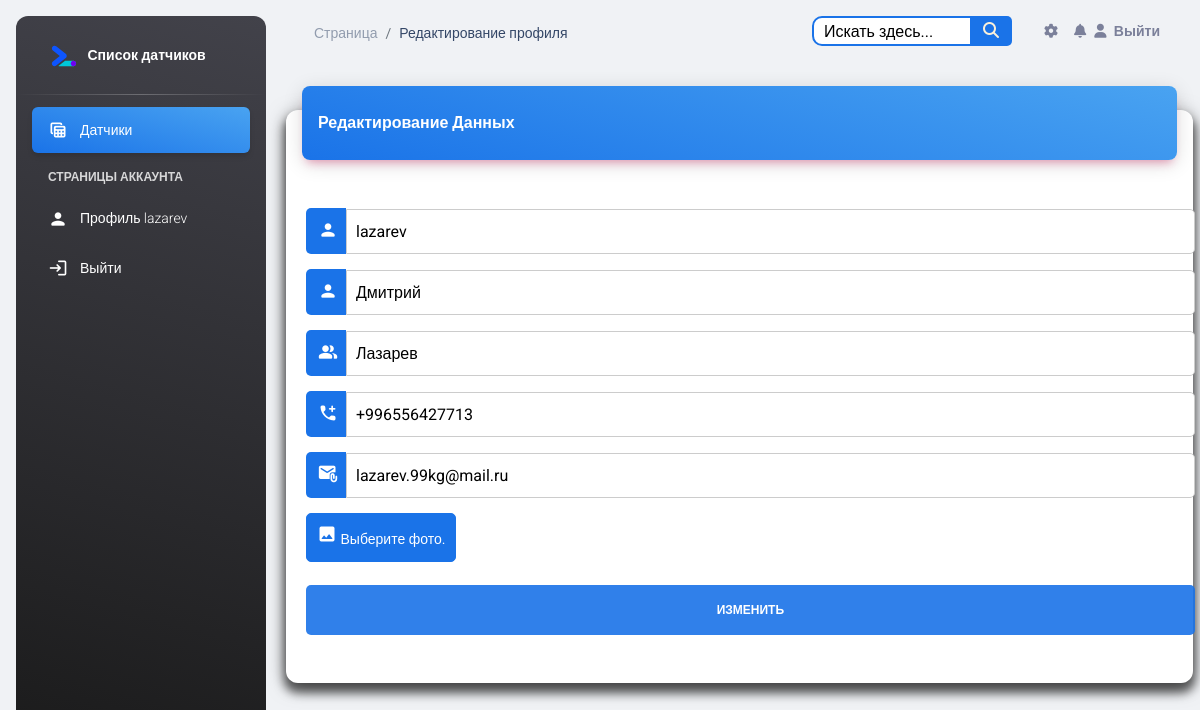
/account/lazarev/ (signed in), run on the app's committed database.
### account/models.py (models this page shows, shortened)
class Profile(models.Model):
    id = models.AutoField(primary_key=True)
    user = models.OneToOneField(User, verbose_name="Пользователь", on_delete=models.CASCADE)
    name = models.CharField(max_length=25, verbose_name="Имя", blank=True)
    surnames = models.CharField(max_length=25, verbose_name="Фамилия", blank=True)
    sensor = models.ManyToManyField(Sensor, verbose_name="Датчик", blank=True)
    work_phone = models.CharField(null=True, verbose_name="Рабочий телефон", blank=True, max_length=20)
    email = models.EmailField(max_length=40, verbose_name="Электронная почта", blank=True)
    photo = models.ImageField(upload_to='users/%Y/%m/%d', blank=True, verbose_name="Фото",
                              default='../static/img/default.png')
    slug = models.SlugField("URL", max_length=50, blank=True)
    last_activity = models.DateTimeField(verbose_name="Последняя активность", default=timezone.now)
    def save(self, *args, **kwargs):
        self.slug = "{}".format(self.user.username)
        super().save(*args, **kwargs)
    class Meta:
        verbose_name = 'Профиль'
        verbose_name_plural = 'Профиля'

### account/views.py (the view)
# urls.py: path('<slug:slug>/', edit, name='profile_edit'),
@login_required
def edit(request, slug):
    profile = request.user.profile
    if request.method == 'POST':
        profile_form = ProfileEditForm(instance=profile, data=request.POST, files=request.FILES)
        if profile_form.is_valid():
            profile_form.save()
            messages.success(request, 'Профиль обновлен!')
            return redirect('profiles:profile_detail', slug=profile.slug)
        else:
            messages.error(request, 'Пожалуйста, исправьте ошибки в форме.')
    else:
        profile_form = ProfileEditForm(instance=profile)
    return render(request, 'profile/profile_edit.html', {'profile_form': profile_form})

### account/forms.py (shortened to what this page needs)
class ProfileEditForm(forms.ModelForm):
    phone_number = forms.CharField(max_length=15, required=False)
    username = forms.CharField(max_length=150, required=True)
    class Meta:
        model = Profile
        fields = ('username', 'name', 'surnames', 'phone_number', 'email', 'photo')

### templates/profile/profile_edit.html (shortened to what this page needs)
{% include 'base.html' %}
{% load static %}
<head>
</head>
<body class="g-sidenav-show  bg-gray-200">
<aside class="sidenav navbar navbar-vertical navbar-expand-xs border-0 border-radius-xl my-3 fixed-start ms-3   bg-gradient-dark"
       id="sidenav-main">
    <div class="sidenav-header">
        <a class="navbar-brand m-0" href="{% url 'sensor_list' %}">
            <img src="{% static 'img/google-webdev.svg' %}" class="navbar-brand-img h-100" alt="main_logo">
            <span class="ms-1 font-weight-bold text-white">Список датчиков</span>
        </a>
    </div>
    <hr class="horizontal light mt-0 mb-2">
    <div class="collapse navbar-collapse  w-auto " id="sidenav-collapse-main">
        <ul class="navbar-nav">
            <li class="nav-item">
                <a class="nav-link text-white active bg-gradient-info" href="{% url 'sensor_list' %}">
                    <div class="text-white text-center me-2 d-flex align-items-center justify-content-center">
                        <i class="material-icons opacity-10">table_view</i>
                    </div>
                    <span class="nav-link-text ms-1">Датчики</span>
                </a>
            </li>
            {% if user.is_authenticated %}
                <li class="nav-item mt-3">
                    <h6 class="ps-4 ms-2 text-uppercase text-xs text-white font-weight-bolder opacity-8">Страницы
                        аккаунта</h6>
                </li>
                <li class="nav-item">
                    <a class="nav-link text-white " href="{% url 'profiles:profile_detail' user.profile.slug %}">
                        <div class="text-white text-center me-2 d-flex align-items-center justify-content-center">
                            <i class="material-icons opacity-10">person</i>
                        </div>
                        <span class="nav-link-text ms-1">Профиль {{ user.username }}</span>
                    </a>
                </li>
                <li class="nav-item">
                    <a class="nav-link text-white " href='{% url 'logout' %}'>
                        <div class="text-white text-center me-2 d-flex align-items-center justify-content-center">
                            <i class="material-icons opacity-10">login</i>
                        </div>
                        <span class="nav-link-text ms-1">Выйти</span>
                    </a>
                </li>
            {% endif %}
        </ul>
    </div>
</aside>
<main class="main-content position-relative max-height-vh-100 h-100 border-radius-lg ">
    <nav class="navbar navbar-main navbar-expand-lg px-0 mx-4 shadow-none border-radius-xl" id="navbarBlur"
         data-scroll="true">
        <div class="container-fluid py-1 px-3">
            <nav aria-label="breadcrumb">
                <ol class="breadcrumb bg-transparent mb-0 pb-0 pt-1 px-0 me-sm-6 me-5">
                    <li class="breadcrumb-item text-sm"><a class="opacity-5 text-dark" href="{% url 'sensor_list' %}">Страница</a>
                    <li class="breadcrumb-item text-sm text-dark active" aria-current="page">Редактирование профиля</li>
                </ol>
            </nav>
            {% include 'include/navbar.html' %}
        </div>
    </nav>
    <div class="container-fluid py-4">
        <div class="row">
            <div class="col-12">
                <div class="card my-4">
                    <div class="card-header p-0 position-relative mt-n4 mx-3 z-index-2">
                        <div class="bg-gradient-info shadow-primary border-radius-lg pt-4 pb-3">
                            <h6 class="text-white text-capitalize ps-3">Редактирование данных</h6>
                        </div>
                    </div>
                    <div class="card-body px-0 pb-2">
                        <form class="profile-form" action="." method="post" enctype="multipart/form-data">
                            <div class="card-body px-0 pb-2">
                                <div class="input-container">
                                    <i class="icon"><i class="material-icons opacity-10">person</i></i>
                                    <input class="input-field" type="text" placeholder="Логин" name="username"
                                           value="{{ profile_form.instance.user.username }}">
                                </div>
                                <div class="input-container">
                                    <i class="icon"><i class="material-icons opacity-10">person</i></i>
                                    <input class="input-field" type="text" placeholder="Имя" name="name"
                                           value="{{ profile_form.instance.name }}">
                                </div>
                                <div class="input-container">
                                    <i class="icon"><i class="material-icons opacity-10">people_alt</i></i>
                                    <input class="input-field" type="text" placeholder="Фамилия" name="surnames"
                                           value="{{ profile_form.instance.surnames }}">
                                </div>
                                <div class="input-container">
                                    <i class="icon"><i class="material-icons opacity-10">add_ic_call</i></i>
                                    <input class="input-field" type="text" placeholder="Номер телефона"
                                           name="phone_number" value="{{ profile_form.instance.work_phone }}">
                                </div>
                                <div class="input-container">
                                    <i class="icon"><i class="material-icons opacity-10">attach_email</i></i>
                                    <input class="input-field" type="text" placeholder="Почта" name="email"
                                           value="{{ profile_form.instance.email }}">
                                </div>
                                <div class="input-container file-input-container">
                                    <label for="photo" class="file-input-label">
                                        <i class="material-icons opacity-10" style="color:#fff;">photo</i> <span
                                            style="color: white;">Выберите фото.</span>
                                    </label>
                                </div>
                                <button type="submit" class="btn">Изменить</button>
                            </div>
                        </form>
                    </div>
                </div>
            </div>
        </div>
    </div>
</main>
</body>

### static/css/nucleo-svg.css (style rules this page uses)
.icon { display: inline-block; color: #111111; height: 1em; width: 1em; }
.icon { fill: currentColor; stroke: none; }

### templates/profile/profile_edit.html (style rules this page uses)
.profile-form { width: 98%; margin-left: 20px; }
.input-container { display: flex; align-items: center; margin-bottom: 15px; }
.icon { height: 46px; padding: 12px; background: #1A73E8; color: white; min-width: 40px; text-align: center; border-top-left-radius: 5px; border-bottom-left-radius: 5px; }
.input-field { width: 100%; padding: 9px; outline: none; border-top-right-radius: 5px; border-bottom-right-radius: 5px; border: 1px solid #ccc; }
.btn { background-color: #1A73E8; color: white; padding: 15px 20px; border: none; cursor: pointer; width: 100%; opacity: 0.9; border-radius: 5px; }
.file-input-container { position: relative; display: inline-block; }
.file-input-label { display: inline-block; padding: 10px; background-color: #1a73e8; border: 1px solid #1a73e8; border-radius: 5px; cursor: pointer; margin-left: 0; }

### data on the page
Profile: username "lazarev", name "Дмитрий", surnames "Лазарев", phone_number "+996556427713", email "lazarev.99kg@mail.ru"

### other printed values
{{ user.username }} "lazarev"
